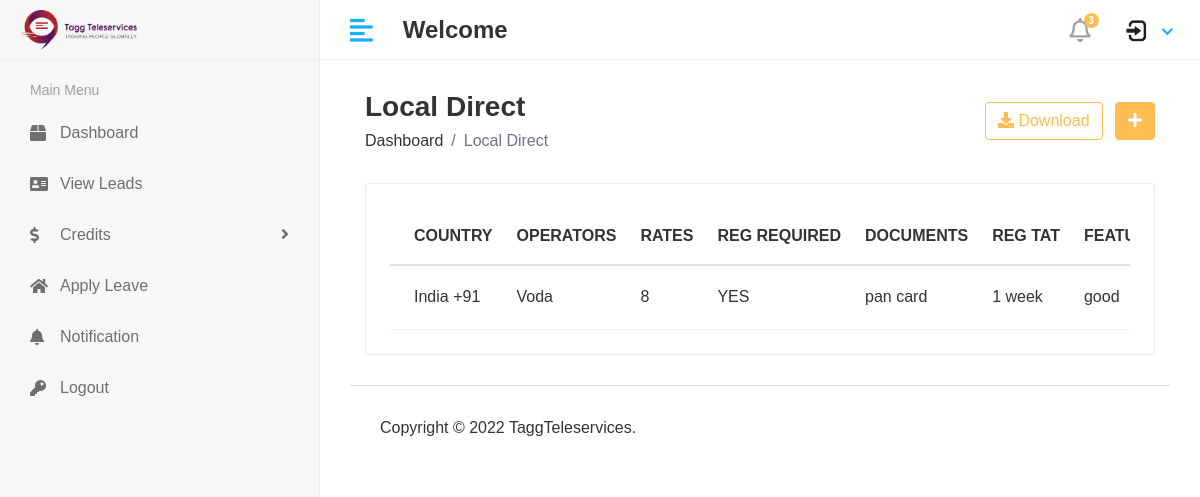
Page /fin/view_local_direct on the earlier database version.
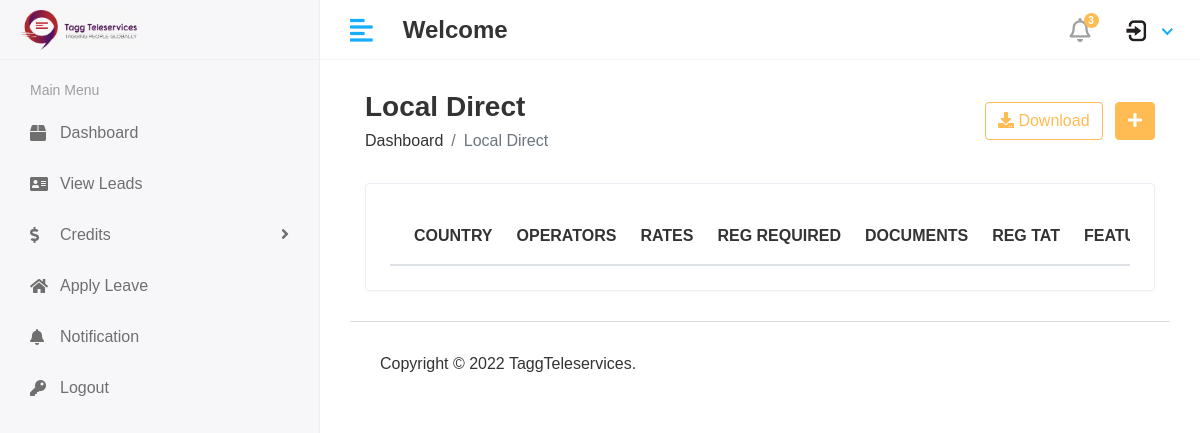
Same page on the later database version.
### taggapp/models.py (models this page shows, shortened)
class Local_Direct(models.Model):
    country = models.CharField(max_length=100, null=True)
    operator = models.CharField(max_length=100, null=True)
    rates = models.CharField(max_length=100, null=True)
    required = models.CharField(max_length=100, null=True)
    documents = models.CharField(max_length=100, null=True)
    tat = models.CharField(max_length=100, null=True)
    features = models.CharField(max_length=100, null=True)

### client_management_system/finance_views.py (the view)
# urls.py: path('fin/view_local_direct', finance_views.VIEW_LOCAL_DIRECT, name='view_local_direct'),
def VIEW_LOCAL_DIRECT(request):
    view = Local_Direct.objects.all()
    context = {
        'view': view,
    }
    return render(request, 'finance/view_local_direct.html', context)

### template/finance/view_local_direct.html (shortened to what this page needs)
{% extends 'base.html' %}
{% block content %}
<div class="content container-fluid">
               <div class="page-header">
                  <div class="row align-items-center">
                     <div class="col">
                        <h3 class="page-title">Local Direct</h3>
                        <ul class="breadcrumb">
                           <li class="breadcrumb-item"><a href="index.html">Dashboard</a></li>
                           <li class="breadcrumb-item active">Local Direct</li>
                        </ul>
                     </div>
                     <div class="col-auto text-right float-right ml-auto">
                        <a href="#" class="btn btn-outline-primary mr-2"><i class="fas fa-download"></i> Download</a>
                        <a href="add-student.html" class="btn btn-primary"><i class="fas fa-plus"></i></a>
                     </div>
                  </div>
               </div>
               <div class="row">
                  <div class="col-sm-12">
                     <div class="card card-table">
                        <div class="card-body">
                           <div class="table-responsive">
                              <table id="table_id" class="table table-hover table-center mb-0 datatable">
                                 <thead>
                                    <tr>
                                       <th>COUNTRY</th>
                                       <th>OPERATORS</th>
                                       <th>RATES</th>
                                       <th>REG REQUIRED</th>
                                       <th>DOCUMENTS</th>
                                       <th>REG TAT</th>
                                       <th>FEATURES</th>
                                    </tr>
                                 </thead>
                                 <tbody>
                                 {% for i in view %}
                                    <tr>
                                       <td>{{i.country}}</td>
                                       <td>{{i.operator}}</td>
                                       <td>{{i.rates}}</td>
                                       <td>{{i.required}}</td>
                                       <td>{{i.documents}}</td>
                                       <td>{{i.tat}}</td>
                                       <td>{{i.features}}</td>
                                    </tr>
                                    {% endfor %}
                                 </tbody>
                              </table>
                           </div>
                        </div>
                     </div>
                  </div>
               </div>
            </div>
{% endblock %}

Differences in the rows shown:
removed Local_Direct: country "India +91", operator "Voda", rates "8", required "YES", documents "pan card", tat "1 week", features "good"
